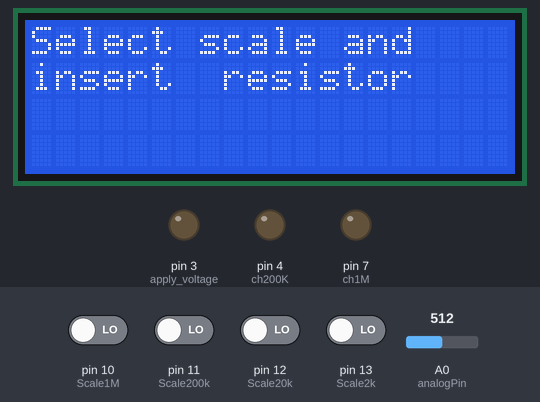
Simulated run of this sketch. Board: Arduino Uno, built with avr-gcc and run on an emulated ATmega328P. Parts: 20×4 character LCD, output pins drawn as LEDs (lit = HIGH). Inputs (shaded band) come from the test bench; at power-on: pin 10 (Scale1M), pin 11 (Scale200k), pin 12 (Scale20k), pin 13 (Scale2k) LOW, A0 (analogPin) = 512. What the sketch prints to the serial monitor is not drawn.

Above: at 1.2 s.
1.3 s: pin 11 (Scale200k) driven HIGH
At 2.9 s:
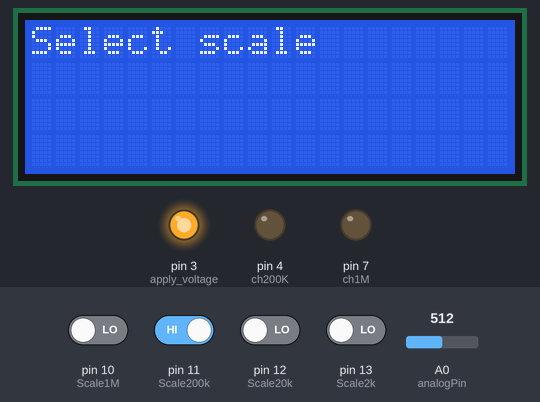
4.3 s: A0 (analogPin) set to 525
7.3 s: A0 (analogPin) set to 550
At 9.2 s:
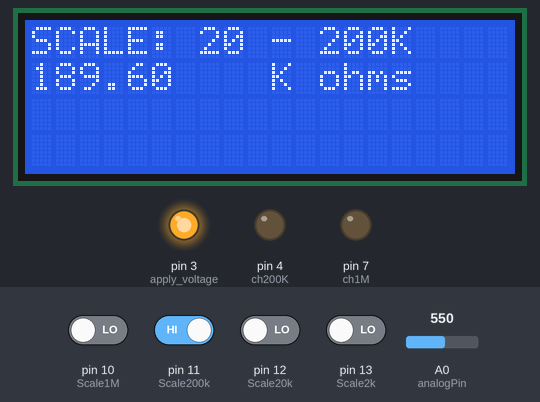
9.7 s: pin 10 (Scale1M) driven HIGH
At 10.6 s:
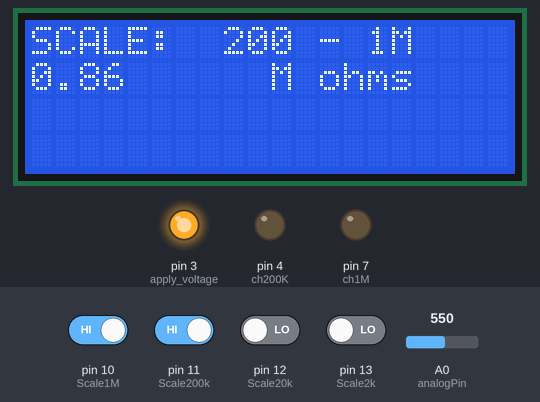
12.7 s: pin 13 (Scale2k) driven HIGH
At 14.1 s:
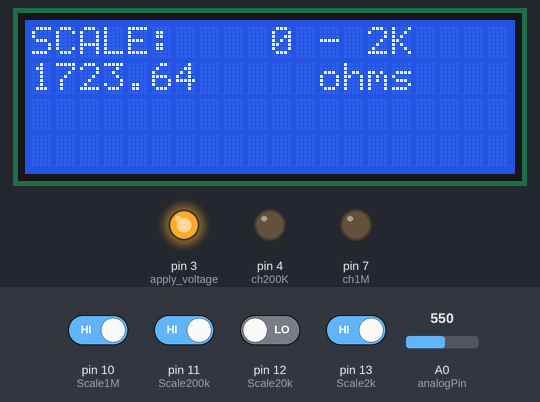
15.7 s: pin 12 (Scale20k) driven HIGH
At 18.2 s:
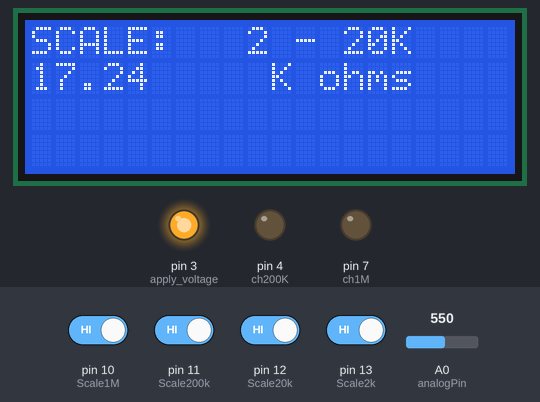
Timing chart, 0 to 19.7 s (numbered marks = the images above; inputs shaded):
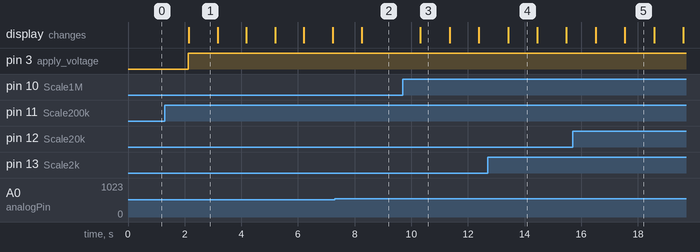

Measured:
- the behaviour switches between 536 and 537 on A0 (analogPin) (found by bisection; images 1 and 2)
- after the input at 1.3 s, pin 3 (apply_voltage): LOW → HIGH after 0.83 s; the display: changes after 0.85 s (image 1)
- after the input at 7.3 s, the display: changes after 0.96 s (image 2)
- after the input at 9.7 s, the display: changes after 0.62 s (image 3)
- after the input at 12.7 s, the display: changes after 0.72 s (image 4)
- what the display in image 1 shows lasts 1.1 s, from 2.1 s to 3.2 s

The sketch:

sketch_apr26a.ino
```cpp
/*
 Programme for OHM Meter - Using Arduino and Serial LCD
 dATE : 15 5 2017

*/

//LCD config

#include <Wire.h> // HEADER FILES FOR WRITE PROGRAM TO LCD
#include <LiquidCrystal_I2C.h> // HEADER FILE FOR DEFINE LCD

LiquidCrystal_I2C lcd(0x3f,20,4);  //sometimes the adress is not 0x3f. Change to 0x27 if it dosn't work.

int analogPin= 0; // DEFINE ANALOG PIN
int V_measured= 0; // VARIABLE
int Vin= 5;  // VARIABLE
float Vout= 0; // VARIABLE
int apply_voltage = 3;  // VARIABLE

float R2= 0; // VARIABLE
float buffer= 0; // BUFFER TO STORE THE VALUE

int ch2K = 6; // PIN ADDRESS
int ch20K = 5; // PIN ADDRESS
int ch200K = 4; // PIN ADDRESS
int ch1M = 7; // PIN ADDRESS


int Scale2k=13; // PIN ADDRESS FOR SCALE
int Scale20k=12; // PIN ADDRESS FOR SCALE
int Scale200k=11; // PIN ADDRESS FOR SCALE
int Scale1M=10; // PIN ADDRESS FOR SCALE


void setup()
{
  lcd.init();
  lcd.backlight();
  Serial.begin(9600);
  pinMode(V_measured,INPUT);
  pinMode(analogPin,INPUT);
  pinMode(apply_voltage,OUTPUT);

  //Detect the range mode (0-1kK; 10k-100k; 100k-1M)
  pinMode(Scale2k,INPUT);
  pinMode(Scale20k,INPUT);
  pinMode(Scale200k,INPUT);
  pinMode(Scale1M,INPUT);


//We set this pins as input for now.
  pinMode(ch2K,INPUT);
  pinMode(ch20K,INPUT);
  pinMode(ch200K,INPUT);
  pinMode(ch1M,INPUT);

}

void loop()
{
///////////////////-2k-/////////////////////
if (digitalRead(Scale2k))
{
  digitalWrite(apply_voltage,HIGH);
  pinMode(ch2K,OUTPUT);
  pinMode(ch20K,INPUT);
  pinMode(ch200K,INPUT);
  pinMode(ch1M,INPUT);
  digitalWrite(ch2K,LOW);

  float R1= 2; // Set this values to the value of the used resistor in K ohms
  V_measured= analogRead(analogPin); //in 8bits

      buffer= V_measured * Vin;
      Vout= (buffer)/1024.0;  //in volts
      buffer= (Vin/Vout) -1;
      R2= R1 * buffer*1000; //*1000 because we express it in ohms

      if (R2 > 2000)
      {
        Serial.print("Increase scale");
        lcd.clear();
        lcd.setCursor(0,0);
        lcd.print("Select scale");
        delay(1000);
        lcd.setCursor(0,1);
        lcd.print("or Insert R(Ohm)");
        delay(1000);
      }

      if (R2 < 2000)
      {
        Serial.print("----[2K]----");
        Serial.print("\n");
        Serial.print("\n");
        Serial.print("Resistance: ");
        Serial.print(R2);
        Serial.print(" ");
        Serial.print("  ohms");
        Serial.print("\n");

        lcd.clear();
        lcd.setCursor(0,0);
        lcd.print("SCALE:    0 - 2K");
        lcd.setCursor(0,1);
        lcd.print(R2);

        lcd.setCursor(10,1);
        lcd.print("  ohms");
        delay(1000);
      }

}
////////////////////////////////////////////


///////////////////-20k-/////////////////////
if (digitalRead(Scale20k))
{
  digitalWrite(apply_voltage,HIGH);
  pinMode(ch2K,INPUT);
  pinMode(ch20K,OUTPUT);
  pinMode(ch200K,INPUT);
  pinMode(ch1M,INPUT);
  digitalWrite(ch20K,LOW);

  float R1= 20; // Set this values to the value of the used resistor in K ohms
  V_measured= analogRead(analogPin); //in 8bits

      buffer= V_measured * Vin;
      Vout= (buffer)/1024.0;  //in volts
      buffer= (Vin/Vout) -1;
      R2= R1 * buffer;

      if (R2 > 20)
      {
        Serial.print("Increase scale");
        lcd.clear();
        lcd.setCursor(0,0);
        lcd.print("Select scale");
        delay(1000);
        lcd.setCursor(0,1);
        lcd.print("or Insert R(Ohm)");
        delay(1000);
      }

      if (R2 < 20)
      {
        Serial.print("----[20K]----");
        Serial.print("\n");
        Serial.print("\n");
        Serial.print("Resistance: ");
        Serial.print(R2);
        Serial.print(" ");
        Serial.print("K ohms");
        Serial.print("\n");

        lcd.clear();
        lcd.setCursor(0,0);
        lcd.print("SCALE:   2 - 20K");
        lcd.setCursor(0,1);
        lcd.print(R2);

        lcd.setCursor(10,1);
        lcd.print("K ohms");
        delay(1000);
      }

}
////////////////////////////////////////////


///////////////////-200k-/////////////////////
if (digitalRead(Scale200k))
{
  digitalWrite(apply_voltage,HIGH);
  pinMode(ch2K,INPUT);
  pinMode(ch20K,INPUT);
  pinMode(ch200K,OUTPUT);
  pinMode(ch1M,INPUT);
  digitalWrite(ch200K,LOW);

  float R1= 220; // Set this values to the value of the used resistor in K ohms
  V_measured= analogRead(analogPin); //in 8bits

      buffer= V_measured * Vin;
      Vout= (buffer)/1024.0;  //in volts
      buffer= (Vin/Vout) -1;
      R2= R1 * buffer;

      if (R2 > 200)
      {
        Serial.print("Increase scale");
        lcd.clear();
        lcd.setCursor(0,0);
        lcd.print("Select scale");
        delay(1000);
        lcd.setCursor(0,1);
        lcd.print("or Insert R(Ohm)");
        delay(1000);
      }

      if (R2 < 200)
      {
        Serial.print("----[200K]----");
        Serial.print("\n");
        Serial.print("\n");
        Serial.print("Resistance: ");
        Serial.print(R2);
        Serial.print(" ");
        Serial.print("K ohms");
        Serial.print("\n");

        lcd.clear();
        lcd.setCursor(0,0);
        lcd.print("SCALE: 20 - 200K");
        lcd.setCursor(0,1);
        lcd.print(R2);

        lcd.setCursor(10,1);
        lcd.print("K ohms");
        delay(1000);
      }

}
////////////////////////////////////////////


///////////////////-1M-/////////////////////
if (digitalRead(Scale1M))
{
  digitalWrite(apply_voltage,HIGH);
  pinMode(ch2K,INPUT);
  pinMode(ch20K,INPUT);
  pinMode(ch200K,INPUT);
  pinMode(ch1M,OUTPUT);
  digitalWrite(ch1M,LOW);

  float R1= 1; // Set this values to the value of the used resistor in M ohms
  V_measured= analogRead(analogPin); //in 8bits

      buffer= V_measured * Vin;
      Vout= (buffer)/1024.0;  //in volts
      buffer= (Vin/Vout) -1;
      R2= R1 * buffer;

      if (R2 > 2)
      {
        Serial.print("Select scale");
        lcd.clear();
        lcd.setCursor(0,0);
        lcd.print("Select scale");
        delay(1000);
        lcd.setCursor(0,1);
        lcd.print("or insert");

        lcd.setCursor(10,1);
        lcd.print("R(Ohm)");
        delay(1000);
      }

      if (R2 < 2)
      {
        Serial.print("----[1M]----");
        Serial.print("\n");
        Serial.print("\n");
        Serial.print("Resistance: ");
        Serial.print(R2);
        Serial.print(" ");
        Serial.print("M ohms");
        Serial.print("\n");

        lcd.clear();
        lcd.setCursor(0,0);
        lcd.print("SCALE:  200 - 1M");
        lcd.setCursor(0,1);
        lcd.print(R2);

        lcd.setCursor(10,1);
        lcd.print("M ohms");
        delay(1000);
      }

}
////////////////////////////////////////////


if (        (digitalRead(Scale2k)==LOW)  &&  (digitalRead(Scale20k)==LOW)  &&  (digitalRead(Scale200k)==LOW)   &&  (digitalRead(Scale1M)==LOW)      )
  {
    Serial.print("Select scale");
    lcd.clear();
    lcd.setCursor(0,0);
    lcd.print("Select scale and");
    lcd.setCursor(0,1);
    lcd.print("insert  resistor");
    Serial.print("\n");
    delay(1000);
  }
}
```
